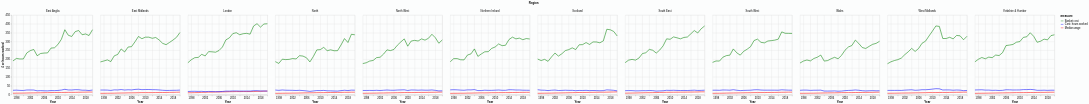

This figure's Vega-Lite source:
### Vega-Lite specification from a JSON file in a GitHub repository (floating-point values rounded to 4 significant figures; data arrays with more than 128 entries replaced by an {"elided": "..."} marker saying what was removed)
{"$schema": "https://vega.github.io/schema/vega-lite/v5.json", "description": "Cost of Christmas", "data": {"values": {"elided": "864 records"}, "format": {"parse": {"year": "date"}}}, "config": {"background": "#FcFdFd"}, "facet": {"column": {"field": "region", "type": "nominal", "title": "Region"}}, "spec": {"mark": {"type": "line", "point": false}, "encoding": {"x": {"field": "year", "type": "temporal", "title": "Year"}, "y": {"field": "value", "type": "quantitative", "title": "£ or hours worked"}, "color": {"field": "measure", "type": "nominal", "scale": {"domain": ["Basket cost", "Cost: hours worked", "Median wage"], "range": ["green", "blue", "red"]}}, "tooltip": [{"field": "region", "type": "nominal", "title": "Region"}, {"field": "year", "type": "temporal", "title": "Date", "timeUnit": "year"}, {"field": "value", "type": "nominal", "title": "Value", "format": ".0f"}]}}, "columns": 4}
